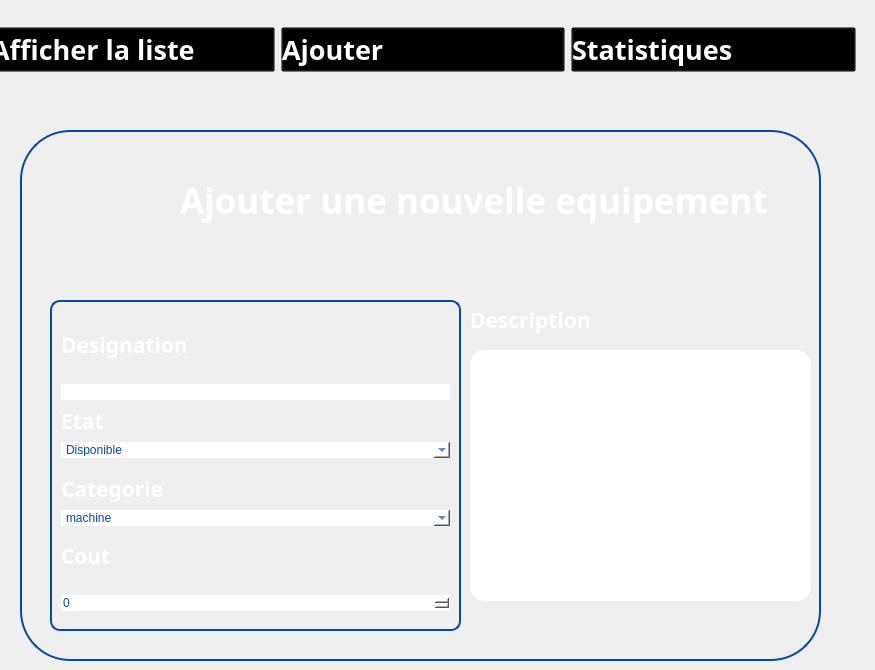
   <widget class="QWidget" name="ajoutequipement">
    <widget class="QGroupBox" name="groupBox_40">
     <property name="geometry">
      <rect>
       <x>20</x>
       <y>130</y>
       <width>801</width>
       <height>531</height>
      </rect>
     </property>
     <property name="styleSheet">
      <string notr="true">QGroupBox {
	border-radius:50px;
    border: 2px solid #0447AF; /* Red border */
}
</string>
     </property>
     <property name="title">
      <string/>
     </property>
     <widget class="QLabel" name="label_125">
      <property name="geometry">
       <rect>
        <x>190</x>
        <y>30</y>
        <width>51</width>
        <height>51</height>
       </rect>
      </property>
      <property name="text">
       <string/>
      </property>
      <property name="pixmap">
       <pixmap>../../Downloads/wetransfer_gestion-de-formations_2024-02-16_1550/icons/client.png</pixmap>
      </property>
      <property name="scaledContents">
       <bool>true</bool>
      </property>
     </widget>
     <widget class="QLabel" name="label_126">
      <property name="geometry">
       <rect>
        <x>160</x>
        <y>40</y>
        <width>671</width>
        <height>61</height>
       </rect>
      </property>
      <property name="font">
       <font>
        <family>Plus Jakarta Sans</family>
        <pointsize>26</pointsize>
        <weight>75</weight>
        <bold>true</bold>
       </font>
      </property>
      <property name="styleSheet">
       <string notr="true">color:white;
    background: transparent;
</string>
      </property>
      <property name="text">
       <string>Ajouter une nouvelle equipement</string>
      </property>
     </widget>
     <widget class="QLabel" name="label_127">
      <property name="geometry">
       <rect>
        <x>450</x>
        <y>170</y>
        <width>188</width>
        <height>40</height>
       </rect>
      </property>
      <property name="font">
       <font>
        <family>Gill Sans MT</family>
        <pointsize>16</pointsize>
        <weight>75</weight>
        <bold>true</bold>
       </font>
      </property>
      <property name="styleSheet">
       <string notr="true">color:white;
background:transparent;</string>
      </property>
      <property name="text">
       <string>Description</string>
      </property>
     </widget>
     <widget class="QTextEdit" name="textEdit_4">
      <property name="geometry">
       <rect>
        <x>450</x>
        <y>220</y>
        <width>341</width>
        <height>251</height>
       </rect>
      </property>
      <property name="styleSheet">
       <string notr="true">border-radius:15px;
border-color:blue;
background:white;</string>
      </property>
     </widget>
     <widget class="QLabel" name="label_128">
      <property name="geometry">
       <rect>
        <x>70</x>
        <y>20</y>
        <width>81</width>
        <height>81</height>
       </rect>
      </property>
      <property name="text">
       <string/>
      </property>
      <property name="pixmap">
       <pixmap>:/Desktop/imageprojetcpp/gestion-de-projet.png</pixmap>
      </property>
      <property name="scaledContents">
       <bool>true</bool>
      </property>
     </widget>
     <widget class="QGroupBox" name="verticalGroupBox_10">
      <property name="geometry">
       <rect>
        <x>30</x>
        <y>170</y>
        <width>411</width>
        <height>331</height>
       </rect>
      </property>
      <property name="styleSheet">
       <string notr="true">	border-radius:10px;
color:white;</string>
      </property>
      <layout class="QVBoxLayout" name="verticalLayout_10">
       <item>
        <widget class="Line" name="line_62">
         <property name="orientation">
          <enum>Qt::Horizontal</enum>
         </property>
        </widget>
       </item>
       <item>
        <widget class="Line" name="line_63">
         <property name="orientation">
          <enum>Qt::Horizontal</enum>
         </property>
        </widget>
       </item>
       <item>
        <widget class="QLabel" name="label_130">
         <property name="font">
          <font>
           <family>Gill Sans MT</family>
           <pointsize>16</pointsize>
           <weight>75</weight>
           <bold>true</bold>
          </font>
         </property>
         <property name="styleSheet">
          <string notr="true">color:white;</string>
         </property>
         <property name="text">
          <string>Designation</string>
         </property>
        </widget>
       </item>
       <item>
        <widget class="Line" name="line_64">
         <property name="orientation">
          <enum>Qt::Horizontal</enum>
         </property>
        </widget>
       </item>
       <item>
        <widget class="Line" name="line_65">
         <property name="orientation">
          <enum>Qt::Horizontal</enum>
         </property>
        </widget>
       </item>
       <item>
        <widget class="QLineEdit" name="lineEdit_24">
         <property name="styleSheet">
          <string notr="true">color:rgb(0,73,174);
background:white;</string>
         </property>
        </widget>
       </item>
       <item>
        <widget class="QLabel" name="label_131">
         <property name="font">
          <font>
           <family>Gill Sans MT</family>
           <pointsize>16</pointsize>
           <weight>75</weight>
           <bold>true</bold>
          </font>
         </property>
         <property name="styleSheet">
          <string notr="true">color:white;</string>
         </property>
         <property name="text">
          <string>Etat</string>
         </property>
        </widget>
       </item>
       <item>
        <widget class="QComboBox" name="comboBox_10">
         <property name="styleSheet">
          <string notr="true">color:rgb(0,73,174);
background:white;</string>
         </property>
         <item>
          <property name="text">
           <string>Disponible</string>
          </property>
         </item>
         <item>
          <property name="text">
           <string>Non Disponible</string>
          </property>
         </item>
        </widget>
       </item>
       <item>
        <widget class="Line" name="line_66">
         <property name="orientation">
          <enum>Qt::Horizontal</enum>
         </property>
        </widget>
       </item>
       <item>
        <widget class="QLabel" name="label_132">
         <property name="font">
          <font>
           <family>Gill Sans MT</family>
           <pointsize>16</pointsize>
           <weight>75</weight>
           <bold>true</bold>
          </font>
         </property>
         <property name="styleSheet">
          <string notr="true">color:white;</string>
         </property>
         <property name="text">
          <string>Categorie</string>
         </property>
        </widget>
       </item>
       <item>
        <widget class="QComboBox" name="comboBox_7">
         <property name="styleSheet">
          <string notr="true">color:rgb(0,73,174);
background:white;</string>
         </property>
         <item>
          <property name="text">
           <string>machine</string>
          </property>
         </item>
         <item>
          <property name="text">
           <string>matiere premiere</string>
          </property>
         </item>
        </widget>
       </item>
       <item>
        <widget class="Line" name="line_67">
         <property name="orientation">
          <enum>Qt::Horizontal</enum>
         </property>
        </widget>
       </item>
       <item>
        <widget class="QLabel" name="label_133">
         <property name="font">
          <font>
           <family>Gill Sans MT</family>
           <pointsize>16</pointsize>
           <weight>75</weight>
           <bold>true</bold>
          </font>
         </property>
         <property name="styleSheet">
          <string notr="true">color:white;</string>
         </property>
         <property name="text">
          <string>Cout</string>
         </property>
        </widget>
       </item>
       <item>
        <widget class="Line" name="line_68">
         <property name="orientation">
          <enum>Qt::Horizontal</enum>
         </property>
        </widget>
       </item>
       <item>
        <widget class="Line" name="line_78">
         <property name="orientation">
          <enum>Qt::Horizontal</enum>
         </property>
        </widget>
       </item>
       <item>
        <widget class="QSpinBox" name="spinBox_13">
         <property name="styleSheet">
          <string notr="true">color:rgb(0,73,174);
background:white;</string>
         </property>
         <property name="maximum">
          <number>5000</number>
         </property>
         <property name="singleStep">
          <number>100</number>
         </property>
        </widget>
       </item>
       <item>
        <widget class="Line" name="line_79">
         <property name="orientation">
          <enum>Qt::Horizontal</enum>
         </property>
        </widget>
       </item>
      </layout>
     </widget>
    </widget>
    <widget class="QWidget" name="horizontalLayoutWidget_11">
     <property name="geometry">
      <rect>
       <x>-10</x>
       <y>10</y>
       <width>866</width>
       <height>80</height>
      </rect>
     </property>
     <layout class="QHBoxLayout" name="horizontalLayout_14">
      <item>
       <widget class="QPushButton" name="pushButton_111">
        <property name="font">
         <font>
          <family>Gill Sans MT</family>
          <pointsize>20</pointsize>
          <weight>75</weight>
          <bold>true</bold>
         </font>
        </property>
        <property name="styleSheet">
         <string notr="true">QPushButton:hover {
    color: blue;
    background: transparent;
}

QPushButton {
    text-align: left;
    background: transparent;
    color: rgb(255,255,255);
}
</string>
        </property>
        <property name="text">
         <string>Afficher la liste</string>
        </property>
        <property name="icon">
         <iconset>
          <normaloff>../../Downloads/wetransfer_icons_2024-02-06_1419/icons/liste-de-controle.png</normaloff>../../Downloads/wetransfer_icons_2024-02-06_1419/icons/liste-de-controle.png</iconset>
        </property>
        <property name="iconSize">
         <size>
          <width>50</width>
          <height>46</height>
         </size>
        </property>
       </widget>
      </item>
      <item>
       <widget class="QPushButton" name="pushButton_112">
        <property name="font">
         <font>
          <family>Gill Sans MT</family>
          <pointsize>20</pointsize>
          <weight>75</weight>
          <bold>true</bold>
         </font>
        </property>
        <property name="styleSheet">
         <string notr="true">QPushButton:hover {
    color: blue;
    background: transparent;
}

QPushButton {
    text-align: left;
    background: transparent;
    color: rgb(255,255,255);
}
</string>
        </property>
        <property name="text">
         <string>Ajouter </string>
        </property>
        <property name="icon">
         <iconset>
          <normaloff>../../Downloads/wetransfer_icons_2024-02-06_1419/icons/image (3).png</normaloff>../../Downloads/wetransfer_icons_2024-02-06_1419/icons/image (3).png</iconset>
        </property>
        <property name="iconSize">
         <size>
          <width>50</width>
          <height>46</height>
         </size>
        </property>
       </widget>
      </item>
      <item>
       <widget class="QPushButton" name="pushButton_113">
        <property name="font">
         <font>
          <family>Gill Sans MT</family>
          <pointsize>20</pointsize>
          <weight>75</weight>
          <bold>true</bold>
         </font>
        </property>
        <property name="styleSheet">
         <string notr="true">QPushButton:hover {
    color: blue;
    background: transparent;
}

QPushButton {
    text-align: left;
    background: transparent;
    color: rgb(255,255,255);
}

</string>
        </property>
        <property name="text">
         <string>Statistiques</string>
        </property>
        <property name="icon">
         <iconset>
          <normaloff>../../Downloads/wetransfer_icons_2024-02-06_1419/icons/image (2).png</normaloff>../../Downloads/wetransfer_icons_2024-02-06_1419/icons/image (2).png</iconset>
        </property>
        <property name="iconSize">
         <size>
          <width>50</width>
          <height>46</height>
         </size>
        </property>
       </widget>
      </item>
     </layout>
    </widget>
   </widget>
